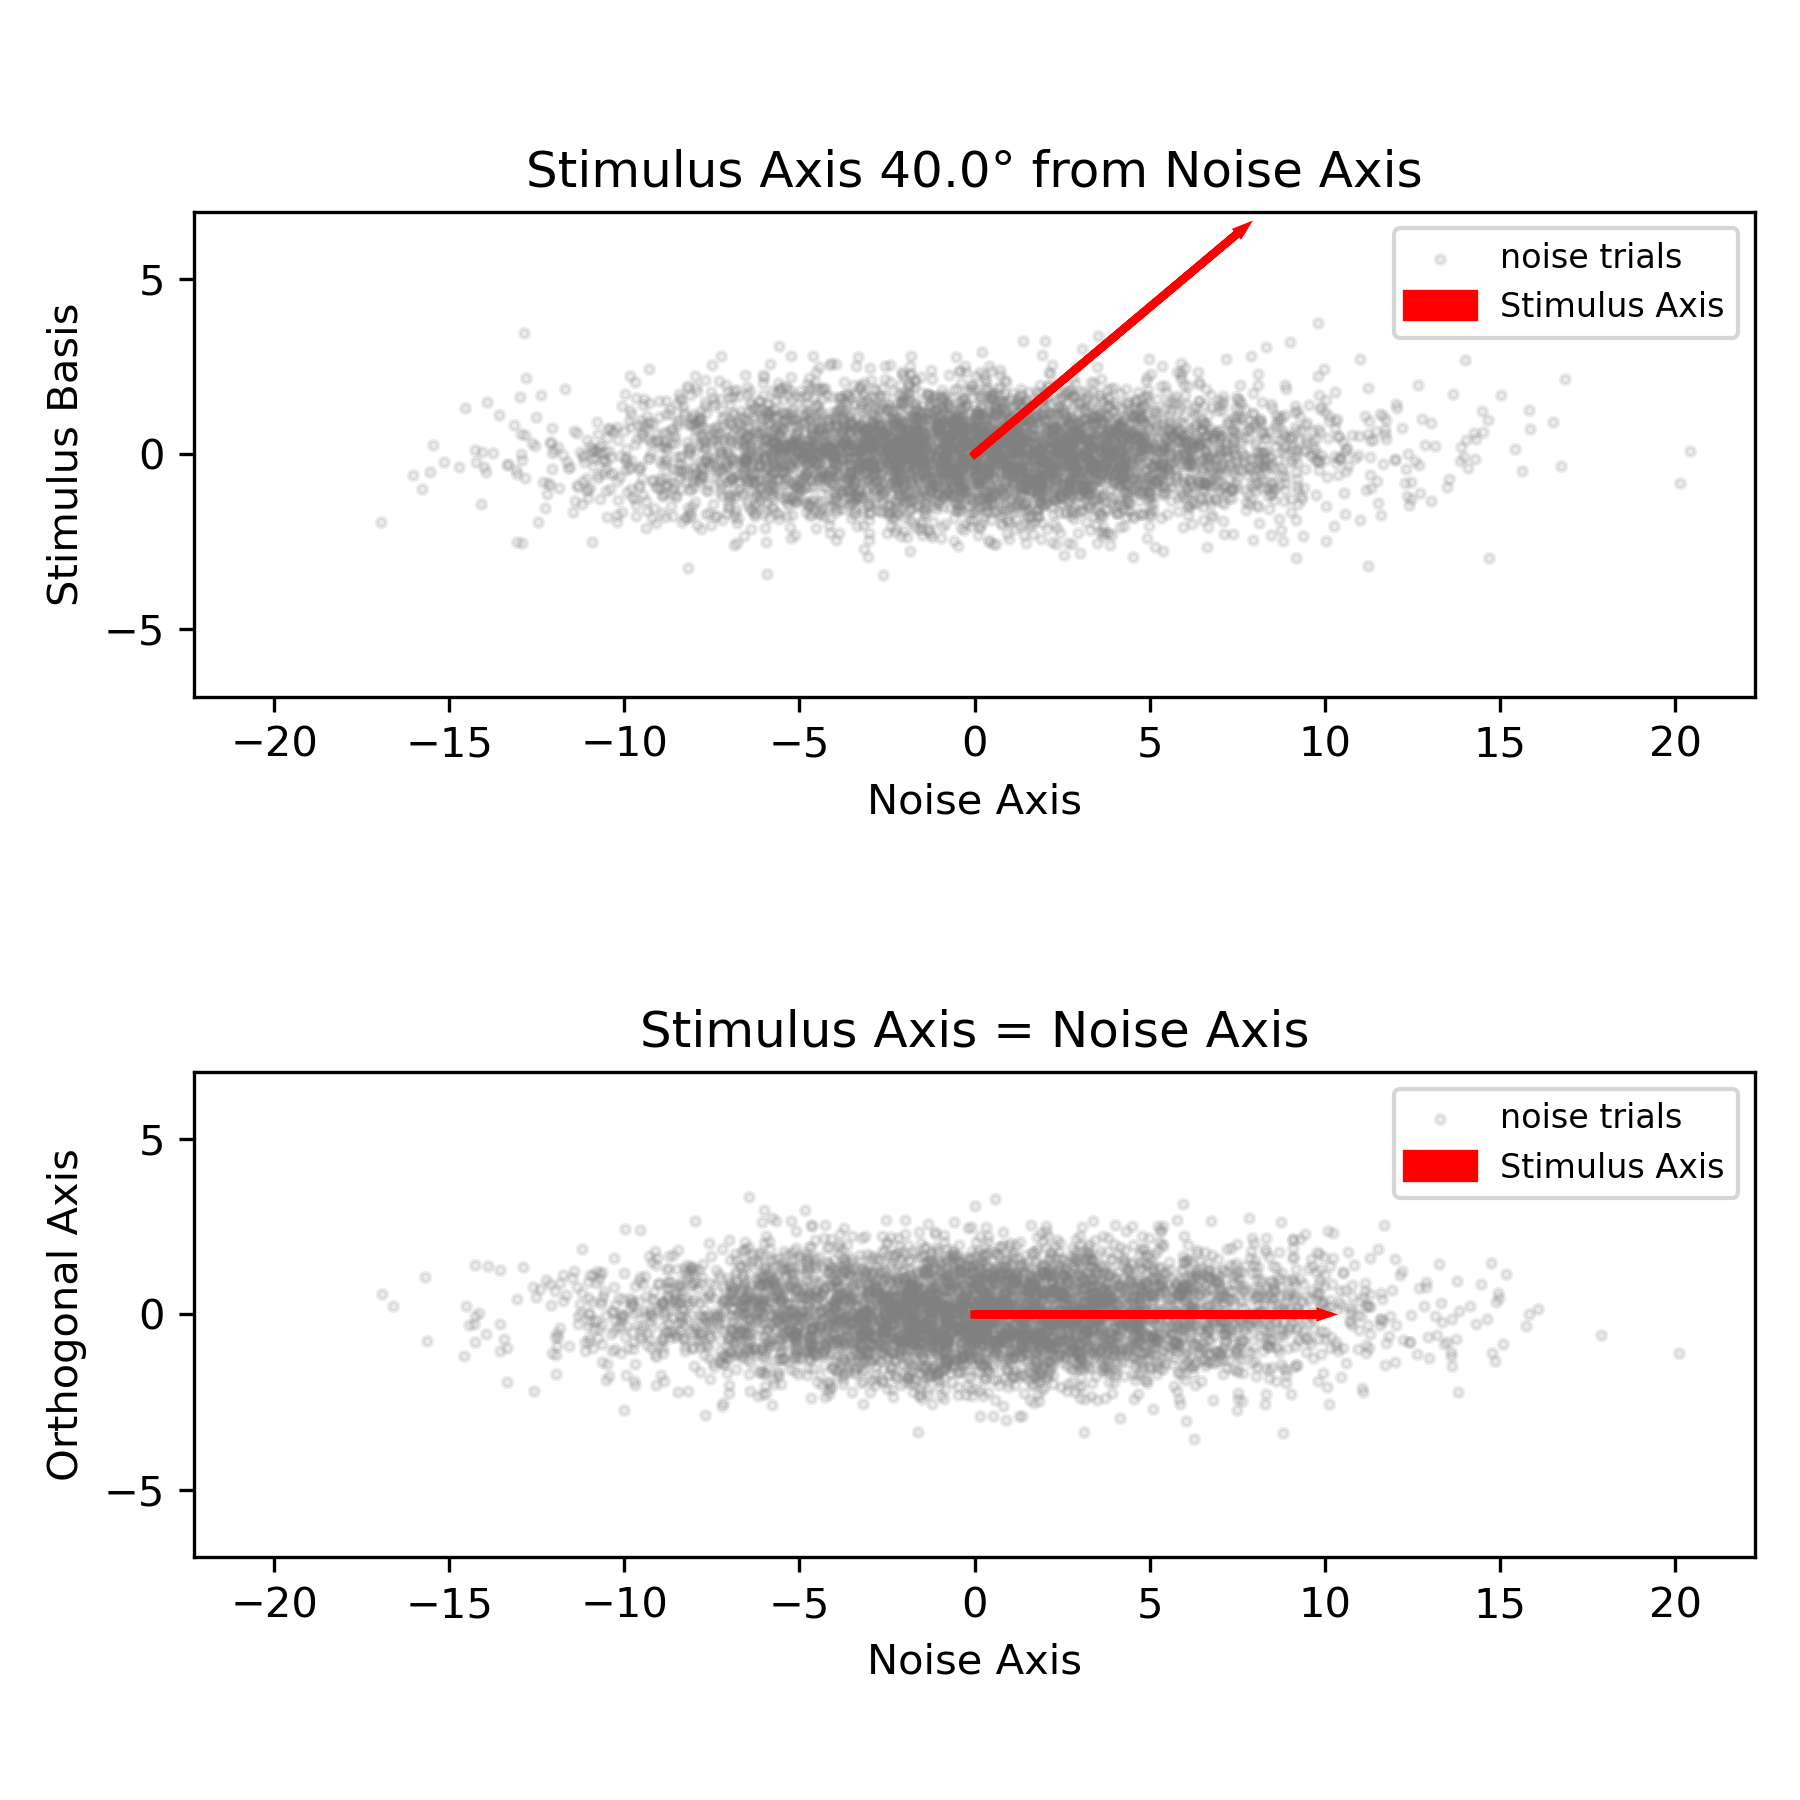

Write Python code to recreate this figure.
#!/usr/bin/env python3
"""
Compare aligned vs misaligned cases
==================================
Shows two subplots:
1. 40° misalignment between stimulus and noise axes
2. Perfect alignment (0°) between stimulus and noise axes
"""

import numpy as np, matplotlib.pyplot as plt
from numpy.linalg import norm, solve

def setup_network(N, rho, phi_deg, sigma_eta, trials, seed):
    """Setup network parameters and compute key vectors"""
    np.random.seed(seed)
    
    # Define noise axis u_rec (PC-1)
    u_rec = np.zeros((N, 1))
    u_rec[0, 0] = 1.0
    u_rec /= norm(u_rec)
    
    if phi_deg == 0:  # Aligned case
        w = u_rec.copy()  # already unit norm, keep raw amplitude
    else:  # Misaligned case
        # Pick orthogonal companion u_perp
        v_rand = np.random.randn(N, 1)
        v_rand -= (u_rec.T @ v_rand) * u_rec
        u_perp = v_rand / norm(v_rand)
        
        # Choose feed-forward vector w
        phi = np.deg2rad(phi_deg)
        c, s = np.cos(phi), np.sin(phi)
        
        g = rho / (1 - rho)
        a = c / (1 + g)
        b = s
        w = a * u_rec + b * u_perp
    
    # Build matrices and compute Δμ
    W_R = rho * (u_rec @ u_rec.T)
    inv = solve(np.eye(N) - W_R, np.eye(N))
    beta = 1.0
    Delta_mu = beta * (inv @ w)
    
    # Compute angle
    angle_real = np.rad2deg(
        np.arccos((Delta_mu.T @ u_rec) /
                  (norm(Delta_mu) * norm(u_rec)))).item()
    
    # Generate noise samples
    eta = sigma_eta * np.random.randn(trials, N)
    x_no = eta @ inv.T
    
    # Project onto 2D plane
    if phi_deg == 0:  # Aligned case
        # plane basis: e1 = u_rec, e2 arbitrary orthogonal unit vector
        v_rand = np.random.randn(N, 1)
        v_rand -= (u_rec.T @ v_rand) * u_rec
        e2 = v_rand.flatten() / norm(v_rand)
        proj_mat = np.vstack([u_rec.flatten(), e2]).T
    else:  # Misaligned case
        e1 = u_rec.flatten()
        dmu_vec = Delta_mu.flatten()
        e2 = dmu_vec - (dmu_vec @ e1) * e1
        e2 /= norm(e2)
        proj_mat = np.vstack([e1, e2]).T
    
    noise_xy = x_no @ proj_mat
    u_rec_xy = u_rec.flatten() @ proj_mat
    dmu_xy = Delta_mu.flatten() @ proj_mat
    
    return noise_xy, u_rec_xy, dmu_xy, angle_real

def draw_arrow(ax, vec, **kw):
    """Helper function to draw arrows"""
    ax.arrow(0, 0, vec[0], vec[1],
             head_width=0.08, length_includes_head=True, **kw)

# Parameters
N = 120
rho = 0.8
sigma_eta = 1.0
trials = 5000

# Create figure with two subplots
fig, (ax1, ax2) = plt.subplots(2, 1, figsize=(6, 6))

# ─── Misaligned case (40°) ─────────────────────────────────────────────
noise_xy, u_rec_xy, dmu_xy, angle_real = setup_network(
    N, rho, 40, sigma_eta, trials, seed=1)

ax1.grid(False)
ax1.scatter(noise_xy[:, 0], noise_xy[:, 1],
           s=5, alpha=0.15, color='grey', label='noise trials')
#draw_arrow(ax1, 10 * u_rec_xy / norm(u_rec_xy), color='k', lw=2, label='noise PC-1')
draw_arrow(ax1, 10 * dmu_xy / norm(dmu_xy), color='red', lw=2, label='Stimulus Axis')

ax1.set_xlabel("Noise Axis")
ax1.set_ylabel("Stimulus Basis")
ax1.set_aspect('equal')
ax1.set_title(f"Stimulus Axis {angle_real:.1f}° from Noise Axis")

# ─── Aligned case (0°) ────────────────────────────────────────────────
noise_xy, u_rec_xy, dmu_xy, angle_real = setup_network(
    N, rho, 0, sigma_eta, trials, seed=2)

ax2.grid(False)
ax2.scatter(noise_xy[:, 0], noise_xy[:, 1],
           s=5, alpha=0.15, color='grey', label='noise trials')
#draw_arrow(ax2, 10 * u_rec_xy / norm(u_rec_xy), color='k', lw=2, label='noise / stimulus axis')
draw_arrow(ax2, 10 * dmu_xy / norm(dmu_xy), color='red', lw=2, label='Stimulus Axis')

ax2.set_xlabel("Noise Axis")
ax2.set_ylabel("Orthogonal Axis")
ax2.set_aspect('equal')
ax2.set_title("Stimulus Axis = Noise Axis")

# Calculate the overall limits for both plots
x_min = min(ax1.get_xlim()[0], ax2.get_xlim()[0])
x_max = max(ax1.get_xlim()[1], ax2.get_xlim()[1])
y_min = min(ax1.get_ylim()[0], ax2.get_ylim()[0])
y_max = max(ax1.get_ylim()[1], ax2.get_ylim()[1])

# Make x and y ranges independently symmetric
x_range = max(abs(x_min), abs(x_max))
y_range = max(abs(y_min), abs(y_max))
x_min = -x_range
x_max = x_range
y_min = -y_range
y_max = y_range

# Apply the same limits to both plots
for ax in [ax1, ax2]:
    ax.set_xlim(x_min, x_max)
    ax.set_ylim(y_min, y_max)

# Add legends to each subplot
for ax in [ax1, ax2]:
    legend = ax.legend(loc='upper right', fontsize=8)
    # Make the lines in the legend thinner
    for line in legend.get_lines():
        line.set_linewidth(1.0)

plt.tight_layout()
plt.savefig('compare_alignment.png', dpi=300)
# Save the figure in SVG format
plt.savefig('compare_alignment.svg', bbox_inches='tight')

# Save the data for plotting
data_misaligned = {
    'noise_xy': noise_xy,
    'u_rec_xy': u_rec_xy,
    'dmu_xy': dmu_xy,
    'angle_real': angle_real
}

data_aligned = {
    'noise_xy': noise_xy,  # This is from the aligned case (second setup_network call)
    'u_rec_xy': u_rec_xy,
    'dmu_xy': dmu_xy,
    'angle_real': angle_real
}

# Save the data to a numpy file
np.savez('compare_alignment_data.npz', 
         misaligned=data_misaligned,
         aligned=data_aligned)

print("Figure saved as 'compare_alignment.png' and 'compare_alignment.svg'")
print("Data saved as 'compare_alignment_data.npz'")
# Save the data to CSV files for easier analysis
# Misaligned data
np.savetxt('misaligned_data.csv', 
           np.column_stack((
               noise_xy[:, 0], noise_xy[:, 1],  # Noise projections
               np.full(noise_xy.shape[0], u_rec_xy[0]),  # Repeat u_rec_xy for each row
               np.full(noise_xy.shape[0], u_rec_xy[1]),
               np.full(noise_xy.shape[0], dmu_xy[0]),    # Repeat dmu_xy for each row
               np.full(noise_xy.shape[0], dmu_xy[1]),
               np.full(noise_xy.shape[0], angle_real)    # Repeat angle for each row
           )),
           delimiter=',',
           header='noise_x,noise_y,u_rec_x,u_rec_y,dmu_x,dmu_y,angle_real',
           comments='')

# Aligned data (using the same variable names since they're from the aligned case)
np.savetxt('aligned_data.csv', 
           np.column_stack((
               noise_xy[:, 0], noise_xy[:, 1],  # Noise projections
               np.full(noise_xy.shape[0], u_rec_xy[0]),  # Repeat u_rec_xy for each row
               np.full(noise_xy.shape[0], u_rec_xy[1]),
               np.full(noise_xy.shape[0], dmu_xy[0]),    # Repeat dmu_xy for each row
               np.full(noise_xy.shape[0], dmu_xy[1]),
               np.full(noise_xy.shape[0], angle_real)    # Repeat angle for each row
           )),
           delimiter=',',
           header='noise_x,noise_y,u_rec_x,u_rec_y,dmu_x,dmu_y,angle_real',
           comments='')

print("CSV data saved as 'misaligned_data.csv' and 'aligned_data.csv'")


plt.show() 